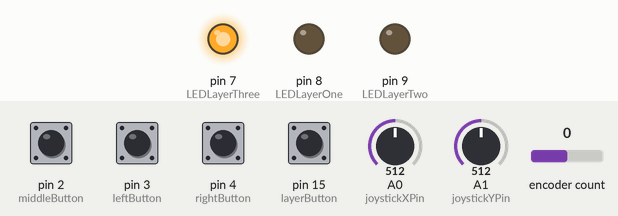
Bench run of a program on a simulated Arduino Leonardo, built with avr-gcc and run on an emulated ATmega32U4. Shown: output pins drawn as LEDs (lit = HIGH). The inputs (shaded band) are chosen by the test bench; at power-on: pin 2 (middleButton), pin 3 (leftButton), pin 4 (rightButton), pin 15 (layerButton) HIGH, A0 (joystickXPin) = 512, A1 (joystickYPin) = 512, encoder count 0. USB keyboard and mouse output is not drawn.

Above: at 1.2 s.
1.3 s: pin 15 (layerButton) pulled LOW for 0.15 s
At 1.9 s:
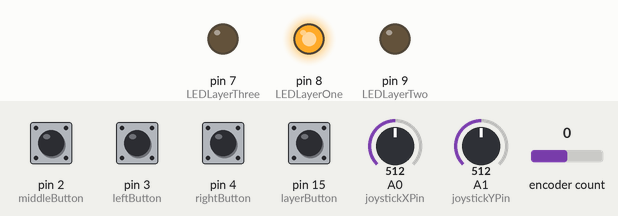
3.0 s: pin 15 (layerButton) pulled LOW for 1 s
At 4.5 s:
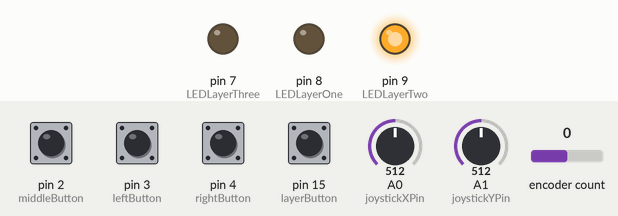
Timing chart, 0 to 6.0 s (numbered marks = the images above; inputs shaded):
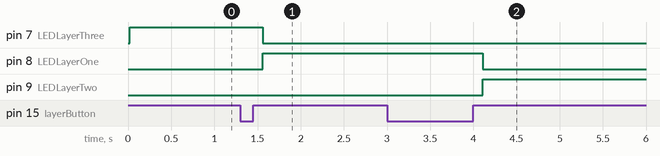

Measured:
- after the input at 1.3 s, pin 7 (LEDLayerThree): HIGH → LOW after 0.26 s; pin 8 (LEDLayerOne): LOW → HIGH after 0.26 s
- after the input at 3.0 s, pin 8 (LEDLayerOne): HIGH → LOW after 1.1 s; pin 9 (LEDLayerTwo): LOW → HIGH after 1.1 s

The program:

main.cpp
```cpp
#include <Arduino.h>
#include <Encoder.h>
#include <HID-Project.h>
#include <HID-Settings.h>

void toggleLayer();
void layerOne();
void layerTwo();
void layerThree();

//buttonz
const int rotaryButton = 15; //rotary encoder button
const int layerButton = rotaryButton;
const int joystickButton = 14; //joystick button
const int leftButton = 3; //left red minus button
const int middleButton = 2; //middle green mute button
const int rightButton = 4; //left yellow plus button
#define DEBOUNCE_DELAY 250
unsigned long lastDebounceTime = 0;

//led - pin8 -> green middle | pin9 -> yellow right | pin7 -> red left
const int LEDLayerOne = 8;
const int LEDLayerTwo = 9;
const int LEDLayerThree = 7;

int layer = 3;  // Initial layer

//joystick
const int joystickXPin = A0;  // Analog pin for X-axis
const int joystickYPin = A1;  // Analog pin for Y-axis
int mouseSpeed = 1; // 1-10

//rotary
static boolean ROTARY_INVERTED = false; // Rotary motion direction inverted
static int ROTARY_SPEED = 1; // Encoder clicks per step
Encoder rotary(A2, A3); // DT connected to A2, CLK connected to A3
static int lastEncoderValue = 0;

// Variables to track the state of the encoder
int lastCLKState;
int currentCLKState;

void setup() {
  pinMode(layerButton, INPUT_PULLUP);
  pinMode(joystickButton, INPUT_PULLUP);
  pinMode(leftButton, INPUT_PULLUP);
  pinMode(middleButton, INPUT_PULLUP);
  pinMode(rightButton, INPUT_PULLUP);
  pinMode(LEDLayerOne, OUTPUT);
  pinMode(LEDLayerTwo, OUTPUT);
  pinMode(LEDLayerThree, OUTPUT);
  Serial.begin(9600);
  Consumer.begin();
  Mouse.begin();
}

void loop() {
  // check if layerButton is pressed and change the layer
  if (digitalRead(layerButton) == LOW){
    delay(50);  // Debouncing delay
    while (digitalRead(layerButton) == LOW) {}  // Wait for button release
    toggleLayer();
  }
  if (layer == 1){
    layerOne();
    digitalWrite(LEDLayerOne, HIGH);
    digitalWrite(LEDLayerTwo, LOW);
    digitalWrite(LEDLayerThree, LOW);
  } else if (layer == 2){
    layerTwo();
    digitalWrite(LEDLayerTwo, HIGH);
    digitalWrite(LEDLayerOne, LOW);
    digitalWrite(LEDLayerThree, LOW);
  } else if (layer == 3){
    layerThree();
    digitalWrite(LEDLayerThree, HIGH);
    digitalWrite(LEDLayerOne, LOW);
    digitalWrite(LEDLayerTwo, LOW);
  }
}

void toggleLayer(){
  layer = (layer == 3) ? 1 : (layer + 1);
}

void layerOne(){
    //=======================joystick as mouse===================
  // Read analog values from the joystick
  int xValue = analogRead(joystickXPin);//added a bit of a dead zone
    if (xValue >= 508 && xValue <= 512) {
      xValue = 510;
  }
  int yValue = analogRead(joystickYPin);//added a bit of a dead zone
    if (yValue >= 491 && yValue <= 495) {
      yValue = 493;
  }

  //=======================Press Button if x or y is moved
  if ((xValue < 508 || xValue > 512) || (yValue < 491 || yValue > 495)) {
    // Press down Shift and Middle mouse button
    Keyboard.press(KEY_LEFT_SHIFT);
    Mouse.press(MOUSE_MIDDLE);
    // Debugging statements
    //Serial.println("Out of range - Pressing Shift and Middle Mouse Button");
  } else {
    // Release Shift and Middle mouse button if within the specified range
    Keyboard.releaseAll();
    Mouse.release(MOUSE_MIDDLE);
    // Debugging statements
    //Serial.println("Within range - Releasing Shift and Middle Mouse Button");
  }
  // Calibration adjustments for X-axis
  int xMapped = map(xValue, 510 - 50, 510 + 50, -mouseSpeed, mouseSpeed);  // Adjust the second and third parameters based on your preference
  // Calibration adjustments for Y-axis
  int yMapped = map(yValue, 493 - 50, 493 + 50, -mouseSpeed, mouseSpeed);  // Adjust the second and third parameters based on your preference
  // Move the mouse cursor
  Mouse.move(xMapped, yMapped);

  //=======================Rotary encoder as scroll wheel===================
  static long oldPosition = -1;
  long newPosition = rotary.read();
  //clockwise
  if (newPosition > oldPosition) {
      Mouse.move(0, 0, 1);  // Scroll up
      delay(100);
  //counterclockwise
  } else if (newPosition < oldPosition) {
      Mouse.move(0, 0, -1);  // Scroll down
      delay(100);
  }
  //oldPosition = newPosition;
  if (newPosition != oldPosition) {
    //Serial.println(newPosition);
    oldPosition = newPosition;
  }

  //=======================Buttonz==========================
  int leftButtonState = digitalRead(leftButton);
  int middleButtonState = digitalRead(middleButton);
  int rightButtonState = digitalRead(rightButton);

  if (leftButtonState == LOW && (millis() - lastDebounceTime) > DEBOUNCE_DELAY) {
    lastDebounceTime = millis();
    while (digitalRead(leftButtonState) == LOW) {}
    Keyboard.write(KEY_F6);
  }

  if (middleButtonState == LOW && (millis() - lastDebounceTime) > DEBOUNCE_DELAY) {
    lastDebounceTime = millis();
    while (digitalRead(middleButtonState) == LOW) {}
    Keyboard.write(MEDIA_PLAY_PAUSE);
  }

  if (rightButtonState == LOW && (millis() - lastDebounceTime) > DEBOUNCE_DELAY) {
    lastDebounceTime = millis();
    while (digitalRead(rightButtonState) == LOW) {}
    Consumer.write(MEDIA_NEXT);
  }
  //=======================END delay=========================
  //Serial.println("Layer One is Active at the moment");
  delay(10);  // Add a small delay to avoid rapid cursor movements
}

void layerTwo(){
    //=======================joystick as mouse===================
  // Read analog values from the joystick
  int xValue = analogRead(joystickXPin);//added a bit of a dead zone
    if (xValue >= 508 && xValue <= 512) {
      xValue = 510;
  }
  int yValue = analogRead(joystickYPin);//added a bit of a dead zone
    if (yValue >= 491 && yValue <= 495) {
      yValue = 493;
  }

  //=======================Press Button if x or y is moved
  if ((xValue < 508 || xValue > 512) || (yValue < 491 || yValue > 495)) {
    // Press down Middle mouse button
    Mouse.press(MOUSE_MIDDLE);
  } else {
    Mouse.release(MOUSE_MIDDLE);
  }
  // Calibration adjustments for X-axis
  int xMapped = map(xValue, 510 - 50, 510 + 50, -mouseSpeed, mouseSpeed);  // Adjust the second and third parameters based on your preference
  // Calibration adjustments for Y-axis
  int yMapped = map(yValue, 493 - 50, 493 + 50, -mouseSpeed, mouseSpeed);  // Adjust the second and third parameters based on your preference
  // Move the mouse cursor
  yMapped *= -1;
  Mouse.move(xMapped, yMapped);

  //=======================Rotary encoder as scroll wheel===================
  static long oldPosition = -1;
  long newPosition = rotary.read();
  //clockwise
  if (newPosition > oldPosition) {
      Mouse.move(0, 0, 1);  // Scroll up
      delay(100);
  //counterclockwise
  } else if (newPosition < oldPosition) {
      Mouse.move(0, 0, -1);  // Scroll down
      delay(100);
  }
  //oldPosition = newPosition;
  if (newPosition != oldPosition) {
    //Serial.println(newPosition);
    oldPosition = newPosition;
  }

  //=======================Buttonz==========================
  int leftButtonState = digitalRead(leftButton);
  int middleButtonState = digitalRead(middleButton);
  int rightButtonState = digitalRead(rightButton);

  if (leftButtonState == LOW && (millis() - lastDebounceTime) > DEBOUNCE_DELAY) {
    lastDebounceTime = millis();
    while (digitalRead(leftButtonState) == LOW) {}
    Keyboard.write(KEY_F6);
  }

  if (middleButtonState == LOW && (millis() - lastDebounceTime) > DEBOUNCE_DELAY) {
    lastDebounceTime = millis();
    while (digitalRead(middleButtonState) == LOW) {}
    Keyboard.write(MEDIA_PLAY_PAUSE);
  }

  if (rightButtonState == LOW && (millis() - lastDebounceTime) > DEBOUNCE_DELAY) {
    lastDebounceTime = millis();
    while (digitalRead(rightButtonState) == LOW) {}
    Consumer.write(MEDIA_NEXT);
  }
  //=======================END delay=========================
  //Serial.println("Layer Two is Active at the moment");
  delay(10);  // Add a small delay to avoid rapid cursor movements
}

void layerThree(){
    //=======================joystick as mouse===================
  // Read analog values from the joystick
  int xValue = analogRead(joystickXPin);//added a bit of a dead zone
    if (xValue >= 508 && xValue <= 512) {
      xValue = 510;
  }
  int yValue = analogRead(joystickYPin);//added a bit of a dead zone
    if (yValue >= 491 && yValue <= 495) {
      yValue = 493;
  }
  // Calibration adjustments for X-axis
  int xMapped = map(xValue, 510 - 50, 510 + 50, -mouseSpeed, mouseSpeed);  // Adjust the second and third parameters based on your preference
  // Calibration adjustments for Y-axis
  int yMapped = map(yValue, 493 - 50, 493 + 50, -mouseSpeed, mouseSpeed);  // Adjust the second and third parameters based on your preference
  // Move the mouse cursor
  Mouse.move(xMapped, yMapped);

  //=======================Rotary encoder as scroll wheel===================
int encoderValue = rotary.read();
delay(10);
if (abs(encoderValue) >= 2 * ROTARY_SPEED) {
  if (encoderValue < 0) {
    if (!ROTARY_INVERTED) {
      Consumer.write(MEDIA_VOLUME_DOWN);
      Consumer.write(MEDIA_VOLUME_DOWN);
    } else {
      Consumer.write(MEDIA_VOLUME_UP);
      Consumer.write(MEDIA_VOLUME_UP);
    }
  } else {
    if (!ROTARY_INVERTED) {
      Consumer.write(MEDIA_VOLUME_UP);
      Consumer.write(MEDIA_VOLUME_UP);
    } else {
      Consumer.write(MEDIA_VOLUME_DOWN);
      Consumer.write(MEDIA_VOLUME_DOWN);
    }
  }
  rotary.write(0);
}
lastEncoderValue = encoderValue;

  //=======================Buttonz==========================
  int leftButtonState = digitalRead(leftButton);
  int middleButtonState = digitalRead(middleButton);
  int rightButtonState = digitalRead(rightButton);

  if (leftButtonState == LOW && (millis() - lastDebounceTime) > DEBOUNCE_DELAY) {
    lastDebounceTime = millis();
    while (digitalRead(leftButtonState) == LOW) {}
    Consumer.write(MEDIA_PREV);
  }

  if (middleButtonState == LOW && (millis() - lastDebounceTime) > DEBOUNCE_DELAY) {
    lastDebounceTime = millis();
    while (digitalRead(middleButtonState) == LOW) {}
    Consumer.write(MEDIA_PLAY_PAUSE);
  }

  if (rightButtonState == LOW && (millis() - lastDebounceTime) > DEBOUNCE_DELAY) {
    lastDebounceTime = millis();
    while (digitalRead(rightButtonState) == LOW) {}
    Consumer.write(MEDIA_NEXT);
  }
  //=======================END delay=========================
  //Serial.println("Layer Three is Active at the moment");
  delay(10);  // Add a small delay to avoid rapid cursor movements
}
```
